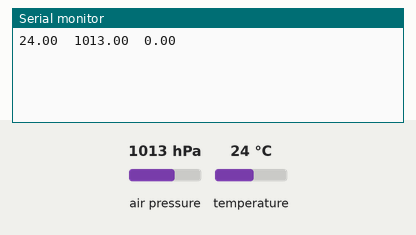
This sketch was run on a simulated Arduino Uno, built for the host (arithmetic inside an expression is 32-bit, double 64-bit). Shown: the last lines printed to the serial monitor. The test bench sets the inputs (shaded band); at power-on: air pressure 1013 hPa, temperature 24 °C.

Above: at 1.2 s.
1.3 s: air pressure set to 952 hPa
At 2.6 s:
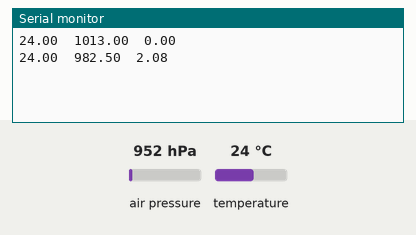
2.8 s: temperature set to 12 °C
At 4.2 s:
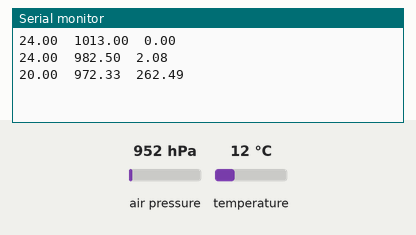
4.3 s: air pressure set to 975 hPa
At 7.1 s:
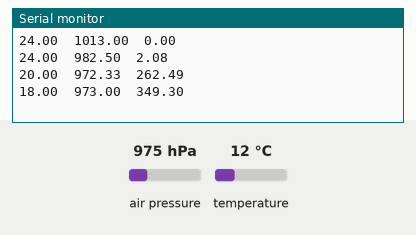
Timing chart, 0 to 8.6 s (numbered marks = the images above; inputs shaded):
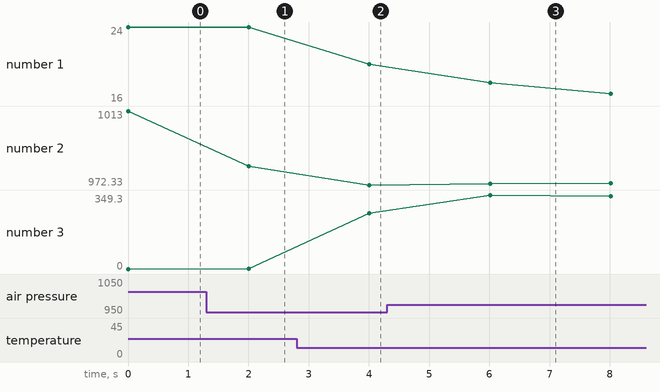

The sketch:

3b.ino
```cpp
#include <Wire.h>
#include <SPI.h>
#include <Adafruit_BMP280.h>
#include "Adafruit_Sensor.h"

#define I2C_SDA 13
#define I2C_SCL 27

int count = 0;
float sum_t = 0, sum_p = 0, sum_a = 0, mean_t = 0, mean_p = 0, mean_a = 0;
TwoWire I2CBMP = TwoWire(0);
Adafruit_BMP280 bmp(&I2CBMP);

void setup() {
  Serial.begin(9600);
  I2CBMP.begin(I2C_SDA, I2C_SCL, 100000);
  bmp.begin(0x76);
}

void loop() {
  count++;
  float temp = bmp.readTemperature();
  sum_t = sum_t + temp;
  mean_t = sum_t/count;
  Serial.print(mean_t);
  Serial.print("\t");

  float pressure = bmp.readPressure();
  sum_p = sum_p + pressure;
  mean_p = sum_p/count;
  Serial.print(mean_p/100);
  Serial.print("\t");

  float altitude = bmp.readAltitude();
  Serial.println(mean_a);
  sum_a = sum_a + altitude;
  mean_a = sum_a/count;
  delay(2000);
}
```

Measured:
- after the input at 1.3 s, the serial monitor: prints a new line after 0.70 s (image 1)
- after the input at 2.8 s, the serial monitor: prints a new line after 1.2 s (image 2)
- after the input at 4.3 s, the serial monitor: prints a new line after 1.7 s (image 3)
- plotted number 1: 24 → 20 after the input at 2.8 s
- plotted number 2: 1013 → 982.5 after the input at 1.3 s, 972.33 → 973.67 after the input at 4.3 s
- plotted number 3: 262.49 → 338.95 after the input at 4.3 s
